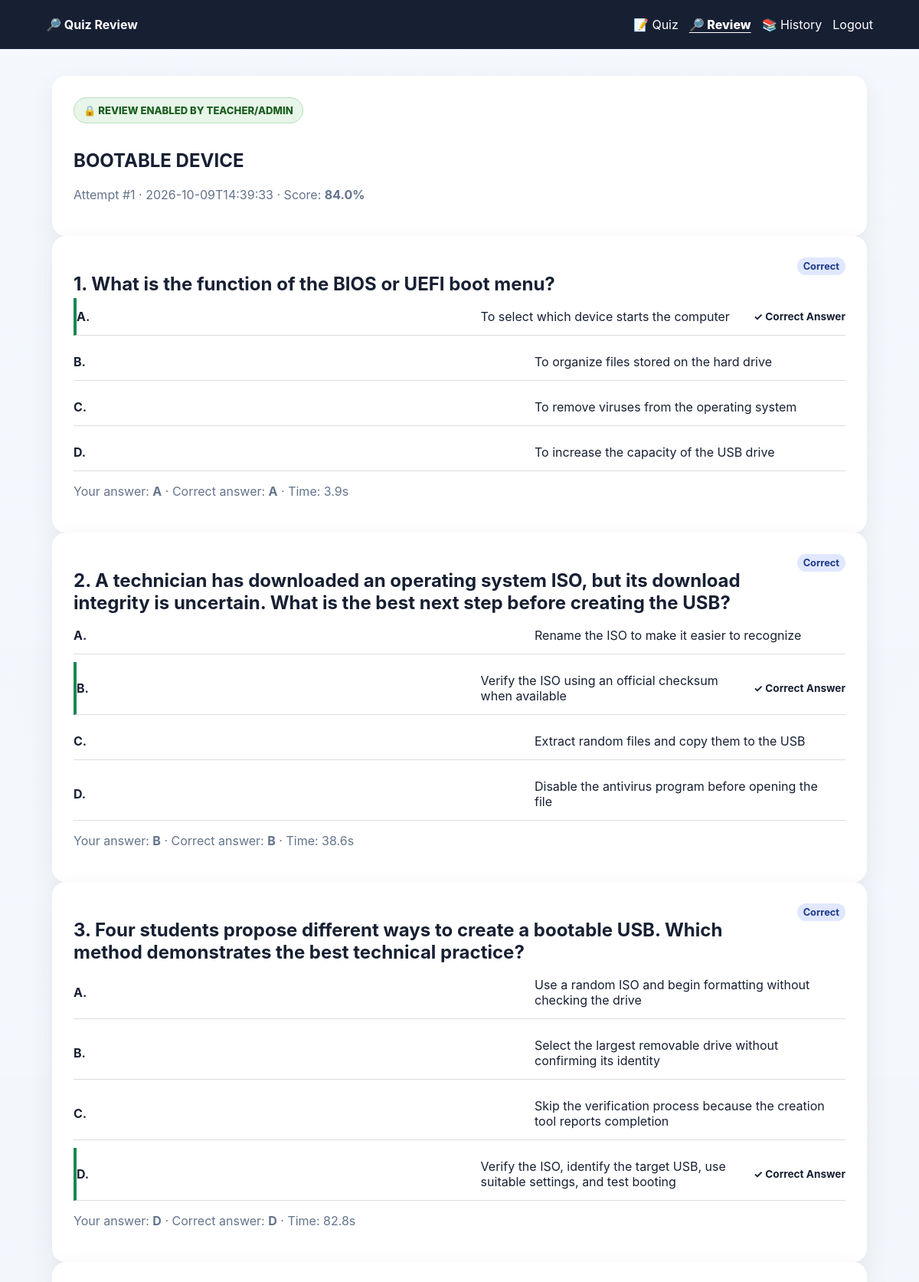
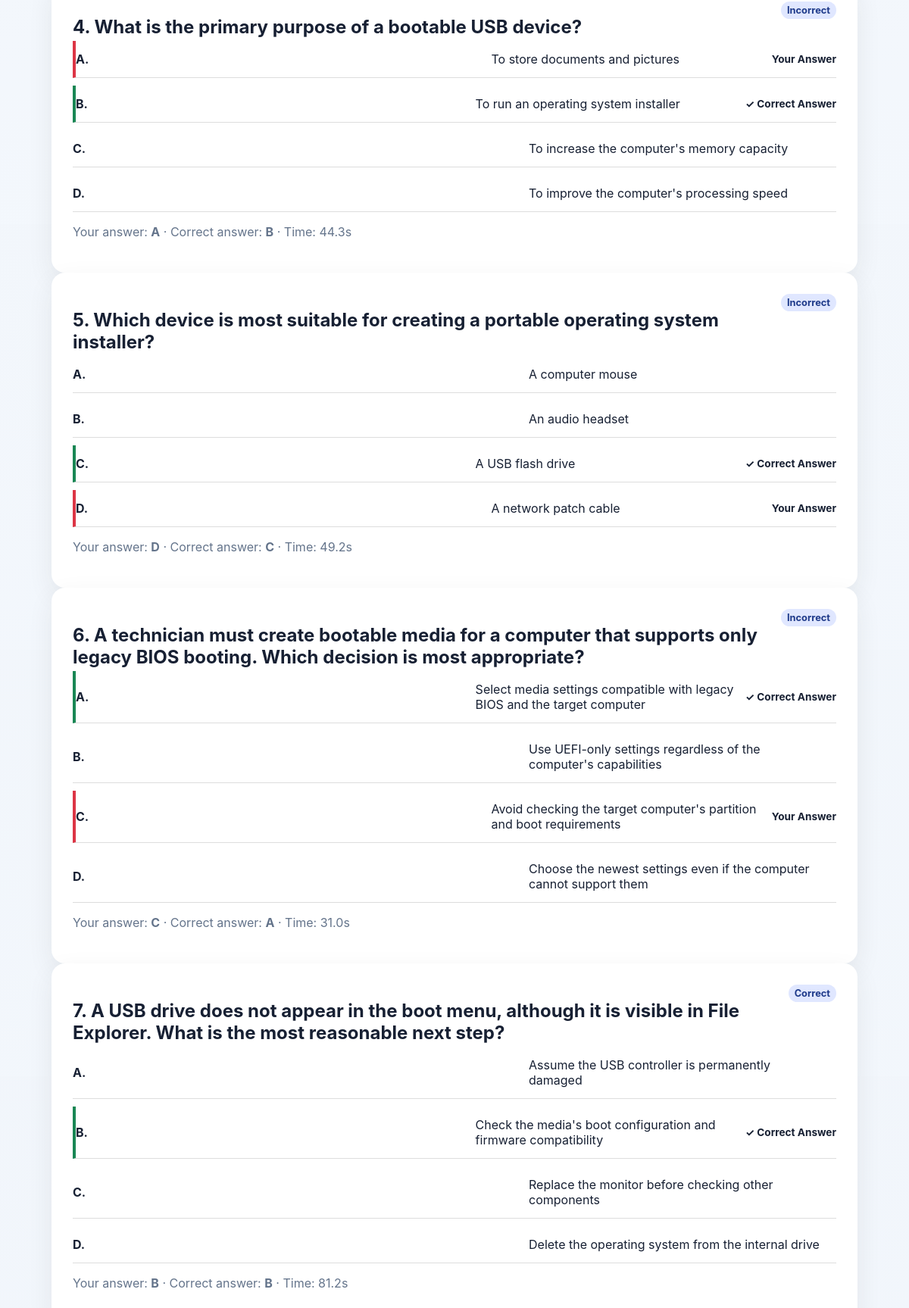
/student/review/518 (signed in, upper part), run on the app's committed database (2 pictures, top to bottom).
### tables this page shows
CREATE TABLE quizzes (
        id INTEGER PRIMARY KEY AUTOINCREMENT,
        title TEXT NOT NULL,
        duration_minutes INTEGER NOT NULL DEFAULT 60,
        max_attempts INTEGER NOT NULL DEFAULT 1,
        grade_level INTEGER NOT NULL DEFAULT 10,
        created_at TEXT NOT NULL
    , created_by INTEGER, review_enabled INTEGER NOT NULL DEFAULT 0, available_from TEXT, available_until TEXT);

CREATE TABLE attempts (
        id INTEGER PRIMARY KEY AUTOINCREMENT,
        user_id INTEGER NOT NULL,
        quiz_id INTEGER NOT NULL,
        attempt_number INTEGER NOT NULL,
        started_at TEXT,
        completed_at TEXT NOT NULL,
        score INTEGER NOT NULL,
        percentage REAL NOT NULL,
        correct INTEGER NOT NULL,
        incorrect INTEGER NOT NULL,
        skipped INTEGER NOT NULL,
        timed_out INTEGER NOT NULL,
        average_time REAL NOT NULL,
        passed INTEGER NOT NULL,
        question_order TEXT NOT NULL,
        choice_order TEXT NOT NULL,
        answers TEXT NOT NULL,
        status TEXT NOT NULL DEFAULT 'completed',
        hidden INTEGER NOT NULL DEFAULT 0, submission_token TEXT,
        FOREIGN KEY (user_id) REFERENCES users(id),
        FOREIGN KEY (quiz_id) REFERENCES quizzes(id) ON DELETE CASCADE
    );

CREATE TABLE questions (
        id INTEGER PRIMARY KEY AUTOINCREMENT,
        quiz_id INTEGER NOT NULL,
        question TEXT NOT NULL,
        a TEXT NOT NULL,
        b TEXT NOT NULL,
        c TEXT NOT NULL,
        d TEXT NOT NULL,
        answer TEXT NOT NULL, image TEXT,
        FOREIGN KEY (quiz_id) REFERENCES quizzes(id) ON DELETE CASCADE
    );

### app.py (the view)
@app.route('/student/review/<int:attempt_id>')
def student_review(attempt_id):
    user=require_user()
    if not user or user['role']!='student': return redirect(url_for('login'))
    conn=db()
    attempt=conn.execute('''SELECT a.*,q.title,q.grade_level,q.review_enabled
                            FROM attempts a JOIN quizzes q ON q.id=a.quiz_id
                            WHERE a.id=? AND a.user_id=?''',(attempt_id,user['id'])).fetchone()
    if not attempt or not attempt['review_enabled'] or int(attempt['grade_level']) != int(user['grade_level'] or 0):
        conn.close(); return redirect(url_for('student_reviews'))
    try:
        order=json.loads(attempt['question_order'] or '[]')
        saved=json.loads(attempt['answers'] or '{}')
        answer_list=saved.get('answers',[]) if isinstance(saved,dict) else []
        time_list=saved.get('times',[]) if isinstance(saved,dict) else []
    except (TypeError,ValueError,json.JSONDecodeError):
        conn.close(); return redirect(url_for('student_reviews'))
    qmap={int(r['id']):r for r in conn.execute('SELECT * FROM questions WHERE quiz_id=?',(attempt['quiz_id'],)).fetchall()}
    review=[]
    for i,raw_qid in enumerate(order):
        try: qid=int(raw_qid)
        except (TypeError,ValueError): continue
        q=qmap.get(qid)
        if not q: continue
        selected=answer_list[i] if i < len(answer_list) else 'timed'
        correct=q['answer']
        if selected=='timed': status='Timed Out'
        elif selected==correct: status='Correct'
        else: status='Incorrect'
        review.append({'number':i+1,'question':q['question'],'choices':[q['a'],q['b'],q['c'],q['d']],
                       'selected':selected,'correct':correct,'status':status,
                       'time':time_list[i] if i < len(time_list) else 0})
    conn.close()
    return render_template('student_review.html',attempt=attempt,review=review,user=user)

### app.py (called while the page is built)
def db():
    conn = sqlite3.connect(DB, timeout=30.0)
    conn.row_factory = sqlite3.Row
    conn.execute('PRAGMA foreign_keys = ON')
    conn.execute('PRAGMA busy_timeout = 30000')
    conn.execute('PRAGMA wal_autocheckpoint = 1000')
    conn.execute('PRAGMA temp_store = MEMORY')
    return conn

@app.before_request
def add_request_context():
    request._request_id = secrets.token_hex(4)

@app.after_request
def no_cache_authenticated_pages(response):
    if request.path in ('/login', '/', '/student', '/teacher', '/admin', '/session-check') or session.get('uid'):
        response.headers['Cache-Control'] = 'no-store, no-cache, must-revalidate, max-age=0'
        response.headers['Pragma'] = 'no-cache'
        response.headers['Expires'] = '0'
    response.headers['X-Quiz-Request-ID'] = getattr(request, '_request_id', '')
    return response

def current_user():
    uid = session.get('uid')
    if not uid:
        return None
    conn = db()
    user = conn.execute('SELECT * FROM users WHERE id=?', (uid,)).fetchone()
    conn.close()
    return user

def require_user():
    return current_user()

### templates/student_review.html
<!doctype html><html><head><meta name="viewport" content="width=device-width,initial-scale=1"><link rel="stylesheet" href="/static/style.css"><title>Review - {{attempt['title']}}</title></head><body><header><b>🔎 Quiz Review</b><nav><a href="/student">📝 Quiz</a><a href="/student/reviews" class="active">🔎 Review</a><a href="/history">📚 History</a><a href="/logout">Logout</a></nav></header><main class="container"><section class="card"><div class="mode-badge">🔒 REVIEW ENABLED BY TEACHER/ADMIN</div><h1>{{attempt['title']}}</h1><p class="muted">Attempt #{{attempt['attempt_number']}} · {{attempt['completed_at']}} · Score: <b>{{'%.1f'|format(attempt['percentage'])}}%</b></p></section>{% for r in review %}<section class="card"><div class="results-heading"><h2>{{r['number']}}. {{r['question']}}</h2><span class="badge">{{r['status']}}</span></div><div class="review-options">{% for choice in r['choices'] %}{% set letter='ABCD'[loop.index0] %}<div class="history {% if letter==r['correct'] %}review-correct{% elif letter==r['selected'] and r['selected']!=r['correct'] %}review-wrong{% endif %}"><b>{{letter}}.</b><span>{{choice}}</span>{% if letter==r['correct'] %}<strong>✓ Correct Answer</strong>{% elif letter==r['selected'] %}<strong>Your Answer</strong>{% endif %}</div>{% endfor %}</div><p class="muted">Your answer: <b>{{r['selected'] if r['selected']!='timed' else 'Timed Out'}}</b> · Correct answer: <b>{{r['correct']}}</b> · Time: {{'%.1f'|format(r['time'])}}s</p></section>{% endfor %}<div class="actions"><a href="/student/reviews"><button class="secondary">← Back to Reviews</button></a><a href="/student"><button>Back to Dashboard</button></a></div></main><script>async function studentHeartbeat(){try{await fetch('/api/heartbeat',{method:'POST',headers:{'Content-Type':'application/json'},keepalive:true})}catch(e){}}studentHeartbeat();setInterval(studentHeartbeat,15000);</script></body></html>

### static/style.css (style rules this page uses)
* { box-sizing:border-box }
:root { --app-bg-overlay:rgba(248,250,252,.84);--app-bg-overlay-2:rgba(241,245,249,.90);--app-bg-image:url("/static/egms-background.png?v=23bg") }
html { min-height:100%;background:#dbeafe }
body { margin:0;min-height:100vh;font-family:Inter,Arial,sans-serif;background-image:linear-gradient(180deg,var(--app-bg-overlay),var(--app-bg-overlay-2)),var(--app-bg-image);background-size:cover;background-position:center center;background-attachment:fixed;background-repeat:no-repeat;color:#172033 }
body:before { content:"";position:fixed;inset:0;pointer-events:none;z-index:-1;background:linear-gradient(180deg,rgba(255,255,255,.06),rgba(255,255,255,0)); }
header,.offline-banner,.connection-banner { backdrop-filter:saturate(120%) blur(5px) }
.card,.quizwrap .card,.login-card { background:rgba(255,255,255,.94) }
header { height:64px;background:#172033;color:white;display:flex;align-items:center;justify-content:space-between;padding:0 5%;gap:20px }
nav { display:flex;gap:14px;align-items:center }
a { color:inherit;text-decoration:none }
.container,.quizwrap { max-width:1100px;margin:35px auto;padding:0 18px }
.card { background:white;border-radius:18px;padding:28px;box-shadow:0 12px 35px #00000012 }
.history { display:grid;grid-template-columns:50px 180px 80px 1fr 70px;gap:15px;padding:15px 0;border-bottom:1px solid #ddd;align-items:center }
.history { display:grid;grid-template-columns:1.5fr 1fr auto;gap:14px;padding:14px 0;border-bottom:1px solid #ddd;align-items:center }
.badge { display:inline-block;padding:4px 8px;border-radius:999px;background:#e0e7ff;color:#1e3a8a;font-size:.8rem;font-weight:700 }
.results-heading { display:flex;justify-content:space-between;align-items:flex-start;gap:15px }
.results-heading h2 { margin-bottom:4px }
.muted { color:#64748b }
.mode-badge { display:inline-flex;align-items:center;gap:8px;margin-bottom:14px;padding:8px 12px;border-radius:999px;background:#e8f5e9;color:#1b5e20;font-weight:800;font-size:.82rem;border:1px solid #b7dfba }
header nav a.active { font-weight:800;text-decoration:underline;text-underline-offset:4px }
.review-options { display:grid;gap:10px }
.review-options .history { margin:0 }
.review-correct { border-left:4px solid #198754 }
.review-wrong { border-left:4px solid #dc3545 }
.review-options strong { margin-left:auto;font-size:.85rem }

### data on the page
quizzes: title "BOOTABLE DEVICE"
attempts: attempt_number "1", completed_at "2026-10-09T14:39:33", percentage "84.0"
questions: number "1", question "What is the function of the BIOS or UEFI boot menu?", status "Correct", answer "A", a "To select which device starts the computer", shows "✓ Correct Answer", letter "B", b "To organize files stored on the hard drive", letter "C", c "To remove viruses from the operating system", letter "D", d "To increase the capacity of the USB drive", correct "A", time "3.9"
questions: number "2", question "A technician has downloaded an operating system ISO, but its download integrity is uncertain. What is the best next step before creating the USB?", status "Correct", letter "A", a "Rename the ISO to make it easier to recognize", answer "B", b "Verify the ISO using an official checksum when available", shows "✓ Correct Answer", letter "C", c "Extract random files and copy them to the USB", letter "D", d "Disable the antivirus program before opening the file", correct "B", time "38.6"
questions: number "3", question "Four students propose different ways to create a bootable USB. Which method demonstrates the best technical practice?", status "Correct", letter "A", a "Use a random ISO and begin formatting without checking the drive", letter "B", b "Select the largest removable drive without confirming its identity", letter "C", c "Skip the verification process because the creation tool reports completion", answer "D", d "Verify the ISO, identify the target USB, use suitable settings, and test booting", shows "✓ Correct Answer", correct "D", time "82.8"
questions: number "4", question "What is the primary purpose of a bootable USB device?", status "Incorrect", letter "A", a "To store documents and pictures", shows "Your Answer", answer "B", b "To run an operating system installer", letter "C", c "To increase the computer's memory capacity", letter "D", d "To improve the computer's processing speed", r "A", correct "B", time "44.3"
questions: number "5", question "Which device is most suitable for creating a portable operating system installer?", status "Incorrect", letter "A", a "A computer mouse", letter "B", b "An audio headset", answer "C", c "A USB flash drive", shows "✓ Correct Answer", letter "D", d "A network patch cable", r "D", correct "C", time "49.2"
questions: number "6", question "A technician must create bootable media for a computer that supports only legacy BIOS booting. Which decision is most appropriate?", status "Incorrect", answer "A", a "Select media settings compatible with legacy BIOS and the target computer", shows "✓ Correct Answer", letter "B", b "Use UEFI-only settings regardless of the computer's capabilities", letter "C", c "Avoid checking the target computer's partition and boot requirements", letter "D", d "Choose the newest settings even if the computer cannot support them", r "C", correct "A", time "31.0"
questions: number "7", question "A USB drive does not appear in the boot menu, although it is visible in File Explorer. What is the most reasonable next step?", status "Correct", letter "A", a "Assume the USB controller is permanently damaged", answer "B", b "Check the media's boot configuration and firmware compatibility", shows "✓ Correct Answer", letter "C", c "Replace the monitor before checking other components", letter "D", d "Delete the operating system from the internal drive", correct "B", time "81.2"
